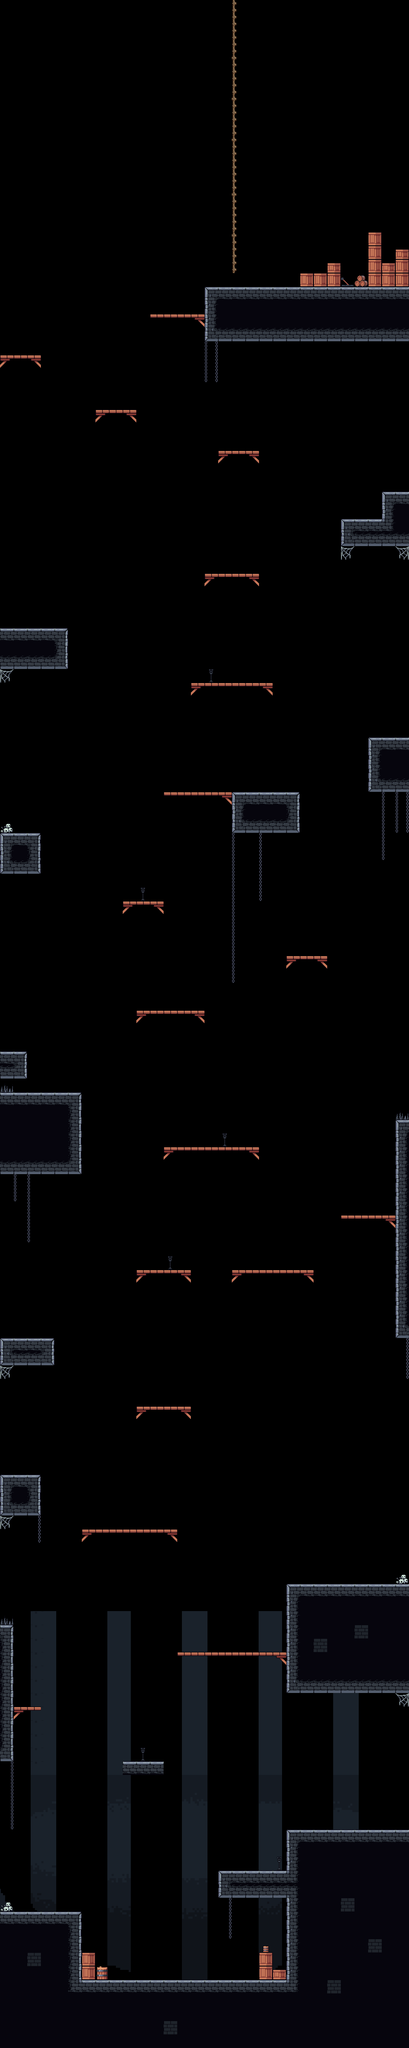

Below is a game level as drawn by its tile map, then a one-line description and the .tmx that defines it (tile-layer data replaced by summaries):
An orthogonal 30x150 tile map with 32x32 px tiles, 4 tile layers (background, Terrain, BackgroundProps, finish), 4 tilesets.

<map version="1.10" tiledversion="1.10.0" orientation="orthogonal" renderorder="right-down" width="30" height="150" tilewidth="32" tileheight="32" infinite="0" nextlayerid="5" nextobjectid="1">
 <tileset firstgid="1" source="lunar1b_tileset_compact_grey.tsx" />
 <tileset firstgid="129" source="background2.tsx" />
 <tileset firstgid="4029" source="CastleTiles.tsx" />
 <tileset firstgid="4085" source="TX Village Props.tsx" />
 <layer id="2" name="background" width="30" height="150">
  <data>[4500 cells, 960 non-empty, 600 distinct tile ids]</data>
 </layer>
 <layer id="1" name="Terrain" width="30" height="150">
  <data>[4500 cells, 311 non-empty, 16 distinct tile ids]</data>
 </layer>
 <layer id="3" name="BackgroundProps" width="30" height="150">
  <data>[4500 cells, 430 non-empty, 16 distinct tile ids]</data>
 </layer>
 <layer id="4" name="finish" width="30" height="150">
  <data>[4500 cells, 20 non-empty, 3 distinct tile ids]</data>
 </layer>
</map>
